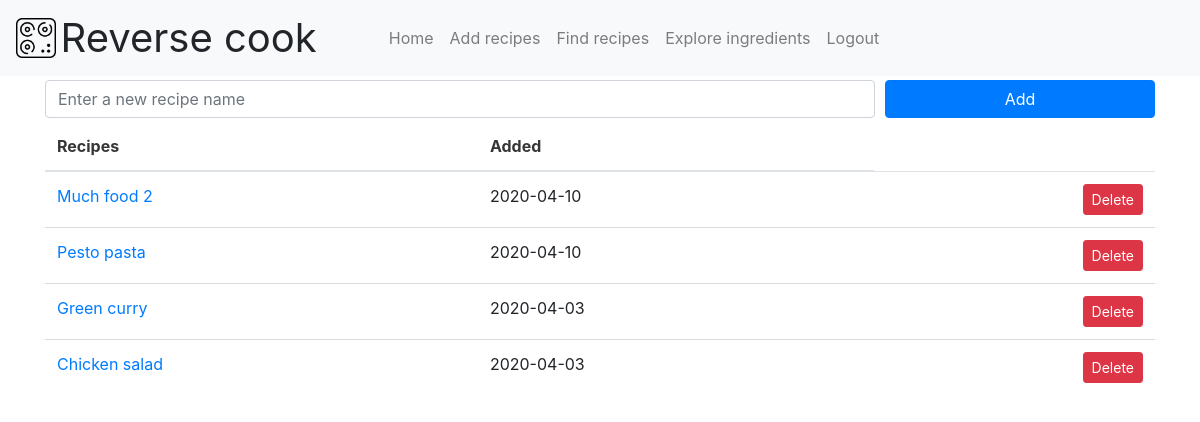
Page /add_recipe (signed in) on the earlier database version.
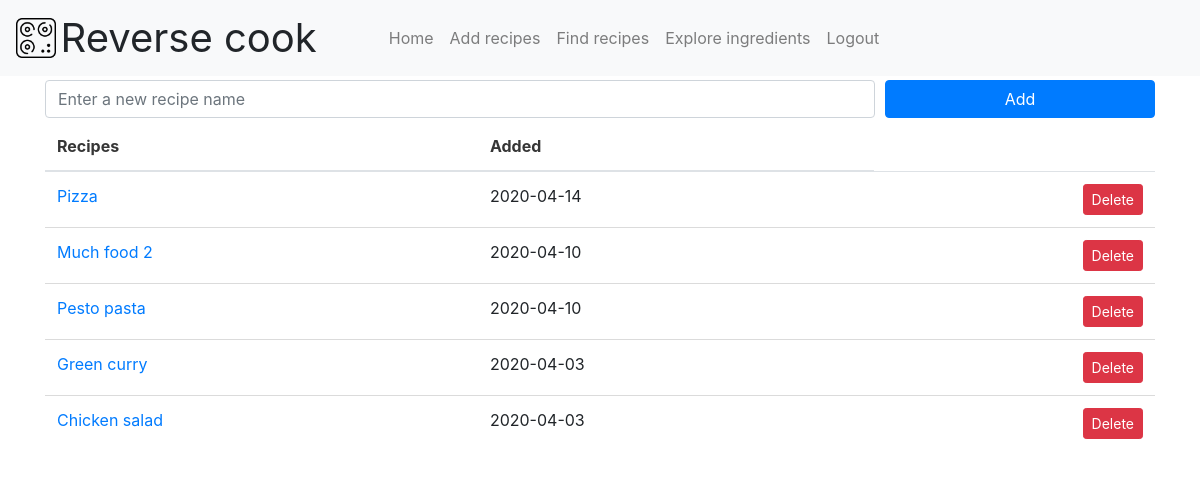
Same page on the later database version.
### app.py (models this page shows, shortened)
class Recipe(db.Model):
	id = db.Column(db.Integer, primary_key=True)
	name = db.Column(db.String(128), nullable=False)
	created_at = db.Column(db.DateTime, nullable=False,
		default=datetime.utcnow)
	recipeingredient = db.relationship('RecipeIngredient', backref='recipe',\
		lazy=True)

### app.py (the view)
@app.route('/add_recipe', methods=['GET', 'POST'])
@login_required
def add_recipe():
	if request.method == 'POST':
		name = request.form['name']
		new_stuff = Recipe(name=name)
		try:
			db.session.add(new_stuff)
			db.session.commit()
			return redirect('/add_recipe')
		except:
			return "There was a problem adding a new recipe."
	else:
		recipes = Recipe.query.order_by(Recipe.created_at.desc()).all()
		return render_template('add_recipe.html', recipes=recipes)

### app.py (called while the page is built)
@login_manager.user_loader
def load_user(user_id):
    return User.query.get(int(user_id))

### templates/add_recipe.html
{% extends 'base.html' %}
{% block content %}
<div class="container">
	{% include 'snippets/form.html' %}
	{% if recipes|length < 1 %}
	<p>There is nothing to cook for now :(</p>
	{% else %}
	<table class="table">
		<thead>
			<tr>
				<th>Recipes</th>
				<th>Added</th>
			</tr>
		</thead>
		<tbody>
			{% for recipe in recipes %}
			<tr>
				<td><a href="/update/{{ recipe.id }}">{{ recipe.name }}</a></td>
				<td>{{ recipe.created_at.date() }}</td>
				<td class="text-right"><a class="btn btn-danger btn-sm" href="/delete/{{ recipe.id }}" role="button">Delete</a></td>
			</tr>
			{% endfor %}
		</tbody>
	</table>
	{% endif %}
</div>
{% endblock content %}

### templates/base.html (shortened to what this page needs)
<!DOCTYPE html>
<html lang="en">
<head>
  <link rel="stylesheet" href="https://cdnjs.cloudflare.com/ajax/libs/bulma/0.7.2/css/bulma.min.css" />
  <link rel="stylesheet" href="https://stackpath.bootstrapcdn.com/bootstrap/4.3.1/css/bootstrap.min.css">
  <link rel="stylesheet" href="{{ url_for('static', filename='css/main.css') }}">
</head>
<body>
  {% include 'snippets/home_title.html' %}
  {% block content %}{% endblock content %}
</body>
</html>

### templates/snippets/home_title.html (shortened to what this page needs)
<nav id="nav-bar" class="navbar navbar-expand-lg navbar-light bg-light">
	<div onclick="location.href='/';" style="cursor: pointer;" class="site-header">
		<img id="kitchen-logo" src="../../static/img/kitchen.png" alt="kitchen.png">
		<div id="site-header">Reverse cook</div>
	</div>
  <div class="collapse navbar-collapse" id="navbarSupportedContent">
    <ul id="expanded-options" class="nav navbar-nav">
      {% if current_user.is_authenticated %}
      <li class="nav-item">
        <a class="nav-link" href="/profile">Home</a>
      </li>
      <li class="nav-item">
        <a class="nav-link" href="/add_recipe">Add recipes</a>
      </li>
       <li class="nav-item">
        <a class="nav-link" href="/find_recipes">Find recipes</a>
      </li>
      <li class="nav-item">
        <a class="nav-link" href="/explore_ingredients">Explore ingredients</a>
      </li>
      <li class="nav-item">
        <a class="nav-link" href="/logout">Logout</a>
      </li>
      {% endif %}
    </ul>
  </div>
</nav>

### templates/snippets/form.html (shortened to what this page needs)
<form action="/add_recipe" method="POST">
	<div class="form-row">
		<div class="col-sm-9 my-1">
			<input type="text" class="form-control" name="name" id="newStuff" placeholder="Enter a new recipe name">
		</div>
		<div class = "col-sm-3 my-1">
			<button type="submit" class="btn btn-primary btn-block">Add</button>
		</div>
	</div>
</form>

### static/css/main.css (style rules this page uses)
body, html { background: #FFFFFF; height: 100%; margin: 0; }
#site-header { display: inline-block; font-family: -apple-system,BlinkMacSystemFont,"Segoe UI",Roboto,"Helvetica Neue",Arial,"Noto Sans",sans-serif,"Apple Color Emoji","Segoe UI Emoji","Segoe UI Symbol","Noto Color Emoji"; font-size: 2.5rem; vertical-align: middle; }
#kitchen-logo { width: 40px; }
#expanded-options { margin-left: 4em; }

Differences in the rows shown:
added Recipe: name "Pizza", created_at "2020-04-14"
